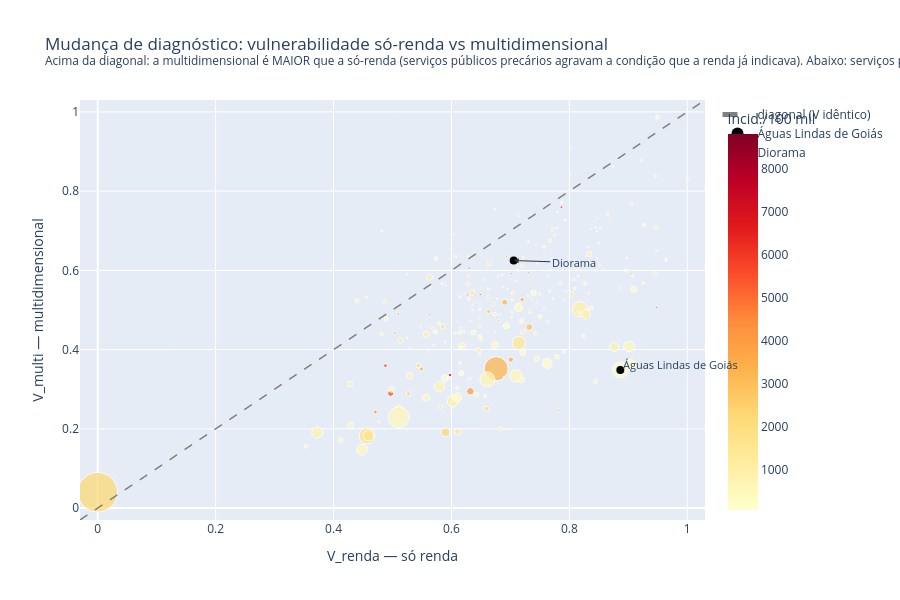

Source (notebook cell):
### Code cell
# As duas visões lado a lado: a dimensão única (renda) esconde o que a multidimensional revela
import plotly.express as px
from plotly.subplots import make_subplots
import plotly.graph_objects as go

# Função para normalizar os indicadores entre 0 e 1, invertendo se necessário
def mm(s,invert=False):
    lo,hi=s.min(),s.max(); v=(s-lo)/(hi-lo)
    return 1-v if invert else v

# Normalizando os indicadores de vulnerabilidade para a análise comparativa
v_renda=mm(vul.renda_pc,invert=True)
v_agua=mm(vul.pct_agua_rede,invert=True)
v_esgoto=mm(vul.pct_esgoto_rede,invert=True)
v_lixo=mm(vul.pct_lixo_coletado,invert=True)
v_multi=0.25*(v_renda+v_agua+v_esgoto+v_lixo)

# dispersão: cada ponto é um município; diagonal = índice idêntico nas duas visões
fig=px.scatter(x=v_renda,y=v_multi,hover_name=vul.municipio,
               size=vul.populacao,size_max=28,opacity=0.75,
               color=vul.incidencia_100k,color_continuous_scale="YlOrRd",
               labels={"x":"V_renda — só renda","y":"V_multi — multidimensional",
                       "color":f"Incidência/100 mil ({ANO_REF})"},
               title="Mudança de diagnóstico: vulnerabilidade só-renda vs multidimensional<br>"
                     "<sup>Acima da diagonal: a multidimensional é MAIOR que a só-renda (serviços públicos precários agravam "
                     "a condição que a renda já indicava). Abaixo: serviços públicos protegem municípios que a renda "
                     "condenaria. Pontos afastados da diagonal = municípios cujo diagnóstico muda de verdade.</sup>")
lim=[-0.03,1.03]
# adicionando a linha diagonal para referência
fig.add_trace(go.Scatter(x=lim,y=lim,mode="lines",name="diagonal (V idêntico)",
                         line=dict(dash="dash",color="grey",width=1.5),hoverinfo="skip"))
# destaque dos exemplos citados em aula
for nome,dx,dy in [("Águas Lindas de Goiás",0.02,-0.05),("Diorama",0.02,0.02)]:
    m=vul.municipio==nome
    if m.any():
        fig.add_annotation(x=v_renda[m].iloc[0],y=v_multi[m].iloc[0],text=nome,showarrow=True,
                           arrowhead=2,arrowcolor="#333",font=dict(size=11),ax=30*dx*100,ay=dy*100)
        fig.add_trace(go.Scatter(x=[v_renda[m].iloc[0]],y=[v_multi[m].iloc[0]],mode="markers",name=nome,
                                 marker=dict(size=8,color="black"),hoverinfo="skip"))

# mostrando o gráfico final com as anotações e destaques
fig.update_xaxes(range=lim); fig.update_yaxes(range=lim)
fig.update_layout(height=600,font_size=12,coloraxis_colorbar={"title":{"text":"Incid./100 mil"}})
fig.show()
fig.write_html("grafico_vulnerabilidade_duas_visoes.html",include_plotlyjs="cdn")

# ranking: quem sobe e quem desce ao adotar a visão multidimensional
comp=pd.DataFrame({"municipio":vul.municipio,
                   "v_renda":v_renda.values,"v_multi":v_multi.values})
comp["rank_renda"]=comp.v_renda.rank(ascending=False).astype(int)
comp["rank_multi"]=comp.v_multi.rank(ascending=False).astype(int)
comp["deslocamento"]=comp.rank_renda-comp.rank_multi
# mostrando os municípios que mais mudam de posição no ranking ao adotar a visão multidimensional
print("Maiores REBAIXAMENTOS com a visão multidimensional (renda condenava; serviços protegem):")
print(comp.sort_values("deslocamento").head(5)[["municipio","v_renda","v_multi","rank_renda","rank_multi","deslocamento"]].to_string(index=False))
print()
print("Maiores REBAIXAMENTOS no sentido oposto (renda parecia ok; saneamento expõe):")
print(comp.sort_values("deslocamento",ascending=False).head(5)[["municipio","v_renda","v_multi","rank_renda","rank_multi","deslocamento"]].to_string(index=False))
print()
print(f"Correlação entre as duas visões: {comp[['v_renda','v_multi']].corr().iloc[0,1]:.3f} — longe de 1: uma dimensão não substitui a visão completa.")

### Figure 1 — Plotly figure (JSON) as saved in the notebook; plotly's stock layout.template omitted (floating-point values rounded to 4 significant figures; data arrays with more than 128 entries replaced by an {"elided": "..."} marker saying what was removed)
{"data": [{"hovertemplate": "<b>%{hovertext}</b><br><br>V_renda — só renda=%{x}<br>V_multi — multidimensional=%{y}<br>size=%{marker.size}<br>Incidência/100 mil (2025)=%{marker.color}<extra></extra>", "hovertext": {"elided": "246 str values"}, "legendgroup": "", "marker": {"color": {"elided": "246 float values"}, "coloraxis": "coloraxis", "opacity": 0.75, "size": {"elided": "246 int values"}, "sizemode": "area", "sizeref": 1906.0, "symbol": "circle"}, "mode": "markers", "name": "", "orientation": "v", "showlegend": false, "type": "scatter", "x": {"elided": "246 float values"}, "xaxis": "x", "y": {"elided": "246 float values"}, "yaxis": "y"}, {"hoverinfo": "skip", "line": {"color": "grey", "dash": "dash", "width": 1.5}, "mode": "lines", "name": "diagonal (V idêntico)", "type": "scatter", "x": [-0.03, 1.03], "y": [-0.03, 1.03]}, {"hoverinfo": "skip", "marker": {"color": "black", "size": 8}, "mode": "markers", "name": "Águas Lindas de Goiás", "type": "scatter", "x": [0.8864], "y": [0.3487]}, {"hoverinfo": "skip", "marker": {"color": "black", "size": 8}, "mode": "markers", "name": "Diorama", "type": "scatter", "x": [0.7055], "y": [0.6249]}], "layout": {"annotations": [{"arrowcolor": "#333", "arrowhead": 2, "ax": 60, "ay": -5, "font": {"size": 11}, "showarrow": true, "text": "Águas Lindas de Goiás", "x": 0.8864, "y": 0.3487}, {"arrowcolor": "#333", "arrowhead": 2, "ax": 60, "ay": 2, "font": {"size": 11}, "showarrow": true, "text": "Diorama", "x": 0.7055, "y": 0.6249}], "coloraxis": {"autocolorscale": false, "colorbar": {"title": {"text": "Incid./100 mil"}}, "colorscale": [[0, "rgb(255,255,204)"], [0.125, "rgb(255,237,160)"], [0.25, "rgb(254,217,118)"], [0.375, "rgb(254,178,76)"], [0.5, "rgb(253,141,60)"], [0.625, "rgb(252,78,42)"], [0.75, "rgb(227,26,28)"], [0.875, "rgb(189,0,38)"], [1, "rgb(128,0,38)"]]}, "font": {"size": 12}, "height": 600, "legend": {"itemsizing": "constant", "tracegroupgap": 0}, "title": {"text": "Mudança de diagnóstico: vulnerabilidade só-renda vs multidimensional<br><sup>Acima da diagonal: a multidimensional é MAIOR que a só-renda (serviços públicos precários agravam a condição que a renda já indicava). Abaixo: serviços públicos protegem municípios que a renda condenaria. Pontos afastados da diagonal = municípios cujo diagnóstico muda de verdade.</sup>"}, "xaxis": {"anchor": "y", "domain": [0, 1], "range": [-0.03, 1.03], "title": {"text": "V_renda — só renda"}}, "yaxis": {"anchor": "x", "domain": [0, 1], "range": [-0.03, 1.03], "title": {"text": "V_multi — multidimensional"}}}}
